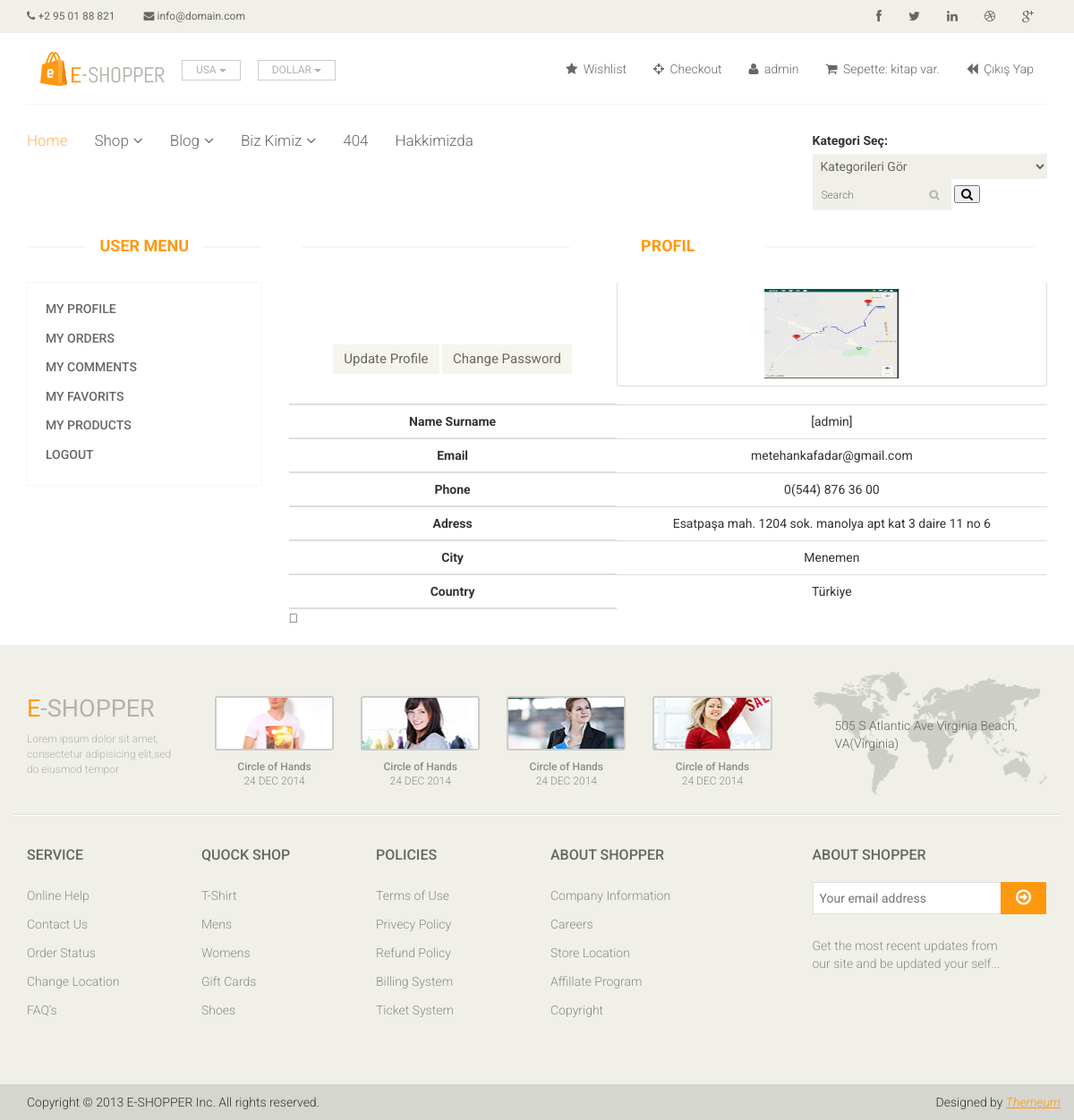
The page /user/ (signed in) on the database its author committed.
### home/models.py (models this page shows, shortened)
class UserProfile(models.Model):
    user =models.OneToOneField(User, on_delete=models.CASCADE)
    phone = models.CharField(blank=True, max_length=20)
    adress = models.CharField(blank=True, max_length=150)
    city = models.CharField(blank=True, max_length=20)
    country = models.CharField(blank=True, max_length=20)
    image =models.ImageField(blank=True,upload_to='images/users/')
    def user_name(self):
        return self.user.first_name + ' '+self.user.last_name+'['+self.user.username  +'] '
    def image_tag(self):
        return mark_safe('<img src="{}" height="50" />'.format(self.image.url))
    image_tag.short_description = 'Image'

### user/views.py (the view)
# urls.py: path('', views.index, name='index'),
@login_required(login_url='/login')
def index(request):
    category = Category.objects.all()
    current_user = request.user
    profile = UserProfile.objects.get(user_id=current_user.id)
    context = {'profile': profile,'category': category}
    return render(request, 'user_profile.html', context)

### user/templates/user_profile.html (shortened to what this page needs)
{% extends "homebase.html" %}
{% block content %}
   {% include "user_panel.html" %}
                    <div class="col-sm-9">
					<div class="blog-post-area">
						<h2 class="title text-center">Profil </h2>
						<table class="glyphicon-shopping-cart table">
                            <thead>
                            <tr>
                                <th class="text-center">
                                    <a href="/user/update" class="btn btn-default add-to-cart">Update Profile</a>
                                    <a href="/user/password" class="btn btn-default add-to-cart">Change Password</a> </th>
                                <td class="thumbnail"><img src="{{ profile.image.url }}" style="height: 100px;width: 150px"></td>
                            </tr>
                            <tr>
                                <th class="text-center">Name Surname</th>
                                <td class="text-center">{{ profile.user_name }}</td>
                            </tr>
                            <tr>
                                <th class="text-center">Email</th>
                                <td class="text-center">{{ profile.user.email }}</td>
                            </tr>
                            <tr>
                                <th class="text-center">Phone</th>
                                <td class="text-center">{{ profile.phone }}</td>
                            </tr>
                            <tr>
                                <th class="text-center">Adress</th>
                                <td class="text-center">{{ profile.adress }}</td>
                            </tr>
                            <tr>
                                <th class="text-center">City</th>
                                <td class="text-center">{{ profile.city }}</td>
                            </tr>
                            <tr>
                                <th class="text-center">Country</th>
                                <td class="text-center">{{ profile.country }}</td>
                            </tr>
                            </thead>
                        </table>
					</div>
			</div>
		</div>
	</section>
 {% endblock %}

### home/templates/header.html (shortened to what this page needs)
<header id="header">
    {% load static %}
		<div class="header_top">
			<div class="container">
				<div class="row">
					<div class="col-sm-6">
						<div class="contactinfo">
							<ul class="nav nav-pills">
								<li><a href="#"><i class="fa fa-phone"></i> +2 95 01 88 821</a></li>
								<li><a href="#"><i class="fa fa-envelope"></i> info@domain.com</a></li>
							</ul>
						</div>
					</div>
					<div class="col-sm-6">
						<div class="social-icons pull-right">
							<ul class="nav navbar-nav">
								<li><a href="#"><i class="fa fa-facebook"></i></a></li>
								<li><a href="#"><i class="fa fa-twitter"></i></a></li>
								<li><a href="#"><i class="fa fa-linkedin"></i></a></li>
								<li><a href="#"><i class="fa fa-dribbble"></i></a></li>
								<li><a href="#"><i class="fa fa-google-plus"></i></a></li>
							</ul>
						</div>
					</div>
				</div>
			</div>
		</div>
		<div class="header-middle">
			<div class="container">
				<div class="row">
					<div class="col-md-4 clearfix">
						<div class="logo pull-left">
							<a href="/home/"><img src="{% static 'images/home/logo.png'%}" alt="" /></a>
						</div>
						<div class="btn-group pull-right clearfix">
							<div class="btn-group">
								<button type="button" class="btn btn-default dropdown-toggle usa" data-toggle="dropdown">
									USA
									<span class="caret"></span>
								</button>
							</div>
							<div class="btn-group">
								<button type="button" class="btn btn-default dropdown-toggle usa" data-toggle="dropdown">
									DOLLAR
									<span class="caret"></span>
								</button>
							</div>
						</div>
					</div>
					<div class="col-md-8 clearfix">
						<div class="shop-menu clearfix pull-right">
							<ul class="nav navbar-nav">
								<li><a href=""><i class="fa fa-star"></i> Wishlist</a></li>
								<li><a href="checkout.html"><i class="fa fa-crosshairs"></i> Checkout</a></li>
                                {% if user.id is None %}
                                <li><a href="/login/"><i class="fa fa-lock"></i> Login</a></li>
                                    <li><a href="/signup/"><i class="fa fa-shopping-cart"></i> Üye ol</a></li>
                                {% else %}
                                <li><a href="/user"><i class="fa fa-user"></i> {{ user.username }}</a></li>
                                    <li><a href="/shopcart"><i class="fa fa-shopping-cart"></i> Sepette:{{ request.session.cart_items }} kitap var. </a></li>
                                    <li><a href="/logout/"><i class="fa fa-backward"></i> Çıkış Yap</a></li>
                                {% endif %}
							</ul>
						</div>
					</div>
				</div>
			</div>
		</div>
		<div class="header-bottom">
			<div class="container">
				<div class="row">
					<div class="col-sm-9">
						<div class="mainmenu pull-left">
							<ul class="nav navbar-nav collapse navbar-collapse">
								<li><a href="/" class="active">Home</a></li>
								<li class="dropdown"><a href="#">Shop<i class="fa fa-angle-down"></i></a>
                                </li>
								<li class="dropdown"><a href="#">Blog<i class="fa fa-angle-down"></i></a>
                                </li>
                                <li class="dropdown"><a href="#">Biz Kimiz<i class="fa fa-angle-down"></i></a>
                                </li>
								<li><a href="404.html">404</a></li>
								<li><a href="/hakkimizda">Hakkimizda</a></li>
							</ul>
						</div>
					</div>
					<div class="col-sm-3">
                        <form action="/search/" method="POST">
						<div class="search_box pull-right">
                            {% load mptt_tags  %}
                            <label for="cars">Kategori Seç:</label>
                           <select name="catid">
                           <option value="0">Kategorileri Gör</option>
                        </select>
							<input id="query" name="query" type="text" placeholder="Search"/>
                            <button class="fa fa-search"></button>
						</div>
                            </form>
					</div>
				</div>
			</div>
		</div>
	</header>

### home/static/css/main.css (style rules this page uses)
body { font-family: 'Roboto', sans-serif; position: relative; font-weight: 400px; }
ul li { list-style: none; }
a { -webkit-transition: 300ms; transition: 300ms; }
h1, h2, h3, h4, h5, h6 { font-family: 'Roboto', sans-serif; }
.header_top { background: none repeat scroll 0 0 #F0F0E9; }
.contactinfo ul li:first-child { margin-left: -15px; }
.contactinfo ul li a { font-size: 12px; color: #696763; font-family: 'Roboto', sans-serif; }
.social-icons ul li a { border: 0 none; border-radius: 0; color: #696763; padding: 0px; }
.social-icons ul li { display: inline-block; }
.social-icons ul li a i { padding: 11px 15px; transition: all 0.9s ease 0s; -moz-transition: all 0.9s ease 0s; -webkit-transition: all 0.9s ease 0s; -o-transition: all 0.9s ease 0s; }
.header-middle .container .row { border-bottom: 1px solid #f5f5f5; margin-left: 0; margin-right: 0; padding-bottom: 20px; padding-top: 20px; }
.usa { border-radius: 0; color: #B4B1AB; font-size: 12px; margin-right: 20px; padding: 2px 15px; margin-top: 10px; }
.shop-menu ul li { display: inline-block; padding-left: 15px; padding-right: 15px; }
.shop-menu ul li:last-child { padding-right: 0; }
.shop-menu ul li a { background: #FFFFFF; color: #696763; font-family: 'Roboto', sans-serif; font-size: 14px; font-weight: 300; padding: 0; padding-right: 0; margin-top: 10px; }
.shop-menu ul li a i { margin-right: 3px; }
.header-bottom { padding-bottom: 30px; padding-top: 30px; }
.navbar-collapse.collapse { padding-left: 0; }
.mainmenu ul li { padding-right: 15px; padding-left: 15px; }
.mainmenu ul li:first-child { padding-left: 0px; }
.mainmenu ul li a { color: #696763; font-family: 'Roboto', sans-serif; font-size: 17px; font-weight: 300; padding: 0; padding-bottom: 10px; }
.mainmenu ul li a:hover, .mainmenu ul li a.active, .shop-menu ul li a.active { background: none; color: #fdb45e; }
.search_box input { background: #F0F0E9; border: medium none; color: #B2B2B2; font-family: 'roboto'; font-size: 12px; font-weight: 300; height: 35px; outline: medium none; padding-left: 10px; width: 155px; background-image: url(../images/home/searchicon.png); background-repeat: no-repeat; background-position: 130px; }
.fa-angle-down { padding-left: 5px; }
.left-sidebar h2:after, h2.title:after { content: " "; position: absolute; border: 1px solid #f5f5f5; bottom: 8px; left: 0; width: 100%; height: 0; z-index: -2; }
h2.title:before { content: " "; position: absolute; background: #fff; bottom: -6px; width: 220px; height: 30px; z-index: -1; left: 50%; margin-left: -110px; }
h2.title { color: #FE980F; font-family: 'Roboto', sans-serif; font-size: 18px; font-weight: 700; margin: 0 15px; text-transform: uppercase; margin-bottom: 30px; position: relative; }
.add-to-cart { background: #F5F5ED; border: 0 none; border-radius: 0; color: #696763; font-family: 'Roboto', sans-serif; font-size: 15px; margin-bottom: 25px; }
.user_info input, select, textarea { background: #F0F0E9; border: 0; color: #696763; padding: 5px; width: 100%; border-radius: 0; resize: none }

### rows shown on the page
UserProfile: image (picture), user_name "[admin]", user.email "metehankafadar@gmail.com", phone "0(544) 876 36 00", adress "Esatpaşa mah. 1204 sok. manolya apt kat 3 daire 11 no 6", city "Menemen", country "Türkiye"

### other values the page prints
{{ user.username }} "admin"
